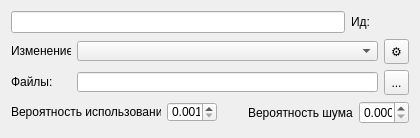
<?xml version="1.0" encoding="UTF-8"?>
<ui version="4.0">
 <class>UiLayer</class>
 <widget class="QWidget" name="UiLayer">
  <property name="geometry">
   <rect>
    <x>0</x>
    <y>0</y>
    <width>420</width>
    <height>138</height>
   </rect>
  </property>
  <property name="minimumSize">
   <size>
    <width>420</width>
    <height>136</height>
   </size>
  </property>
  <property name="maximumSize">
   <size>
    <width>16777215</width>
    <height>138</height>
   </size>
  </property>
  <property name="windowTitle">
   <string>Form</string>
  </property>
  <layout class="QVBoxLayout" name="verticalLayout">
   <item>
    <layout class="QHBoxLayout" name="horizontalLayout_3">
     <item>
      <widget class="QLineEdit" name="layer_name">
       <property name="toolTip">
        <string>Название слоя</string>
       </property>
      </widget>
     </item>
     <item>
      <widget class="QLabel" name="label">
       <property name="minimumSize">
        <size>
         <width>21</width>
         <height>20</height>
        </size>
       </property>
       <property name="maximumSize">
        <size>
         <width>21</width>
         <height>20</height>
        </size>
       </property>
       <property name="toolTip">
        <string>Идентификатор слоя</string>
       </property>
       <property name="text">
        <string>Ид: </string>
       </property>
      </widget>
     </item>
     <item>
      <widget class="QLabel" name="lid">
       <property name="minimumSize">
        <size>
         <width>31</width>
         <height>16</height>
        </size>
       </property>
       <property name="maximumSize">
        <size>
         <width>31</width>
         <height>16</height>
        </size>
       </property>
       <property name="toolTip">
        <string>Идентификатор слоя</string>
       </property>
       <property name="text">
        <string/>
       </property>
      </widget>
     </item>
    </layout>
   </item>
   <item>
    <layout class="QHBoxLayout" name="horizontalLayout_2">
     <item>
      <widget class="QLabel" name="label_2">
       <property name="minimumSize">
        <size>
         <width>60</width>
         <height>16</height>
        </size>
       </property>
       <property name="maximumSize">
        <size>
         <width>60</width>
         <height>16</height>
        </size>
       </property>
       <property name="toolTip">
        <string>&lt;html&gt;&lt;head/&gt;&lt;body&gt;&lt;p&gt;Тип преобразования:&lt;/p&gt;&lt;p&gt;  *  Не изменять - брать готовые изображения как есть&lt;/p&gt;&lt;p&gt;  *  Замена цвета - перебрать цвет сгенерированные случайно или по заданной палитре. Требует настройки&lt;/p&gt;&lt;/body&gt;&lt;/html&gt;</string>
       </property>
       <property name="text">
        <string>Изменение:</string>
       </property>
      </widget>
     </item>
     <item>
      <widget class="QComboBox" name="mode_choose">
       <property name="minimumSize">
        <size>
         <width>0</width>
         <height>20</height>
        </size>
       </property>
       <property name="maximumSize">
        <size>
         <width>16777215</width>
         <height>20</height>
        </size>
       </property>
       <property name="toolTip">
        <string>&lt;html&gt;&lt;head/&gt;&lt;body&gt;&lt;p&gt;Тип преобразования:&lt;/p&gt;&lt;p&gt;  *  Не изменять - брать готовые изображения как есть&lt;/p&gt;&lt;p&gt;  *  Замена цвета - перебрать цвет сгенерированные случайно или по заданной палитре. Требует настройки&lt;/p&gt;&lt;/body&gt;&lt;/html&gt;</string>
       </property>
       <property name="currentIndex">
        <number>-1</number>
       </property>
       <property name="placeholderText">
        <string>...</string>
       </property>
       <property name="modelColumn">
        <number>0</number>
       </property>
       <item>
        <property name="text">
         <string>Не изменять</string>
        </property>
       </item>
       <item>
        <property name="text">
         <string>Замена цвета</string>
        </property>
       </item>
      </widget>
     </item>
     <item>
      <widget class="QToolButton" name="settings">
       <property name="minimumSize">
        <size>
         <width>24</width>
         <height>24</height>
        </size>
       </property>
       <property name="maximumSize">
        <size>
         <width>25</width>
         <height>25</height>
        </size>
       </property>
       <property name="toolTip">
        <string>Настройка цветовой замены</string>
       </property>
       <property name="text">
        <string>⚙</string>
       </property>
       <property name="icon">
        <iconset resource="../res.qrc">
         <normaloff>:/image/icon/resourses/gear.ico</normaloff>:/image/icon/resourses/gear.ico</iconset>
       </property>
       <property name="iconSize">
        <size>
         <width>23</width>
         <height>23</height>
        </size>
       </property>
      </widget>
     </item>
    </layout>
   </item>
   <item>
    <layout class="QHBoxLayout" name="horizontalLayout">
     <item>
      <widget class="QLabel" name="path_label">
       <property name="minimumSize">
        <size>
         <width>60</width>
         <height>16</height>
        </size>
       </property>
       <property name="maximumSize">
        <size>
         <width>60</width>
         <height>16</height>
        </size>
       </property>
       <property name="text">
        <string>Файлы:</string>
       </property>
      </widget>
     </item>
     <item>
      <widget class="QLineEdit" name="path_edit">
       <property name="minimumSize">
        <size>
         <width>0</width>
         <height>20</height>
        </size>
       </property>
       <property name="maximumSize">
        <size>
         <width>16777215</width>
         <height>20</height>
        </size>
       </property>
       <property name="toolTip">
        <string/>
       </property>
       <property name="inputMask">
        <string notr="true"/>
       </property>
       <property name="text">
        <string notr="true"/>
       </property>
       <property name="readOnly">
        <bool>true</bool>
       </property>
      </widget>
     </item>
     <item>
      <widget class="QToolButton" name="path_buton">
       <property name="minimumSize">
        <size>
         <width>25</width>
         <height>25</height>
        </size>
       </property>
       <property name="maximumSize">
        <size>
         <width>24</width>
         <height>24</height>
        </size>
       </property>
       <property name="toolTip">
        <string>Редактировать в диалоге</string>
       </property>
       <property name="text">
        <string>...</string>
       </property>
       <property name="icon">
        <iconset resource="../res.qrc">
         <normaloff>:/image/icon/resourses/edit.ico</normaloff>:/image/icon/resourses/edit.ico</iconset>
       </property>
       <property name="iconSize">
        <size>
         <width>23</width>
         <height>23</height>
        </size>
       </property>
      </widget>
     </item>
    </layout>
   </item>
   <item>
    <layout class="QHBoxLayout" name="horizontalLayout_4">
     <item>
      <widget class="QLabel" name="probe_label">
       <property name="minimumSize">
        <size>
         <width>150</width>
         <height>20</height>
        </size>
       </property>
       <property name="maximumSize">
        <size>
         <width>150</width>
         <height>20</height>
        </size>
       </property>
       <property name="toolTip">
        <string>Вероятность использования слоя в каждом выходном изображении.
От 0 до 1</string>
       </property>
       <property name="text">
        <string>Вероятность использования</string>
       </property>
      </widget>
     </item>
     <item>
      <widget class="QDoubleSpinBox" name="probe_val">
       <property name="minimumSize">
        <size>
         <width>50</width>
         <height>20</height>
        </size>
       </property>
       <property name="maximumSize">
        <size>
         <width>50</width>
         <height>20</height>
        </size>
       </property>
       <property name="toolTip">
        <string>Вероятность использования слоя в каждом выходном изображении.
От 0 до 1</string>
       </property>
       <property name="decimals">
        <number>3</number>
       </property>
       <property name="minimum">
        <double>0.001000000000000</double>
       </property>
       <property name="maximum">
        <double>1.000000000000000</double>
       </property>
       <property name="singleStep">
        <double>0.001000000000000</double>
       </property>
      </widget>
     </item>
     <item>
      <spacer name="horizontalSpacer">
       <property name="orientation">
        <enum>Qt::Horizontal</enum>
       </property>
       <property name="sizeHint" stdset="0">
        <size>
         <width>40</width>
         <height>20</height>
        </size>
       </property>
      </spacer>
     </item>
     <item>
      <widget class="QLabel" name="noise_label">
       <property name="minimumSize">
        <size>
         <width>105</width>
         <height>0</height>
        </size>
       </property>
       <property name="maximumSize">
        <size>
         <width>105</width>
         <height>16777215</height>
        </size>
       </property>
       <property name="toolTip">
        <string>Вероятность использовать 1 раз  слой с принудительной заменой цвета на белый шум.
Значение от 0 до 1</string>
       </property>
       <property name="text">
        <string>Вероятность шума</string>
       </property>
      </widget>
     </item>
     <item>
      <widget class="QDoubleSpinBox" name="noise_probe">
       <property name="minimumSize">
        <size>
         <width>50</width>
         <height>0</height>
        </size>
       </property>
       <property name="maximumSize">
        <size>
         <width>50</width>
         <height>16777215</height>
        </size>
       </property>
       <property name="toolTip">
        <string>Вероятность использовать 1 раз  слой с принудительной заменой цвета на белый шум.
Значение от 0 до 1</string>
       </property>
       <property name="decimals">
        <number>3</number>
       </property>
       <property name="minimum">
        <double>0.000000000000000</double>
       </property>
       <property name="maximum">
        <double>1.000000000000000</double>
       </property>
       <property name="singleStep">
        <double>0.010000000000000</double>
       </property>
       <property name="value">
        <double>0.000000000000000</double>
       </property>
      </widget>
     </item>
    </layout>
   </item>
  </layout>
 </widget>
 <resources>
  <include location="../res.qrc"/>
 </resources>
 <connections/>
</ui>
